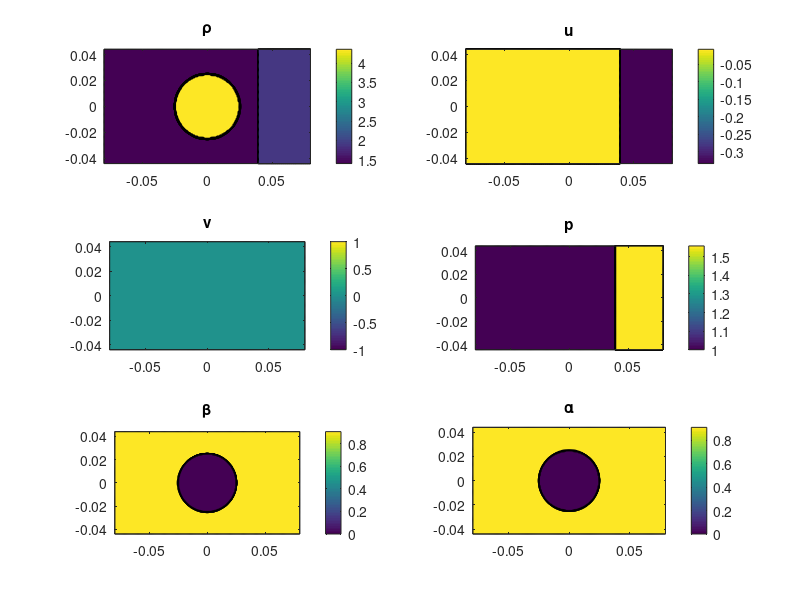
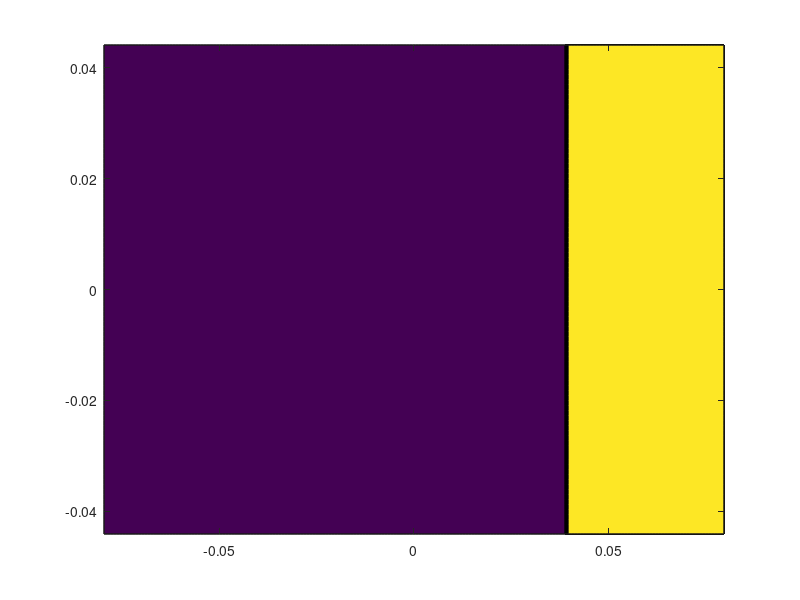

Here is the MATLAB script that generated these plots, in order:
clear all
close all
clc

%%%%%%%%%%%%%%%%%%%%%%%%%%%%%%%%%%%%%%%%%%%%%%%%%%%%%%
% Read Fortran file                                  %
%%%%%%%%%%%%%%%%%%%%%%%%%%%%%%%%%%%%%%%%%%%%%%%%%%%%%%

load('0.mat');

x     = W(:,:,1);
y     = W(:,:,2);
rho   = W(:,:,3);
u     = W(:,:,4);
v     = W(:,:,5);
p     = W(:,:,6);
beta  = W(:,:,7);
alpha = W(:,:,8);


NX = 200;
NY = 100;

% Velocity magnitude
W(:,:,9)=sqrt(W(:,:,4).^2+W(:,:,5).^2);
figure(2)
contourf(W(:,:,1),W(:,:,2),W(:,:,9),50)
% % Vorticity
% for i=2:NY-1
% for j=2:NX-1
% OOO(i,j,10)=(OOO(i,j+1,5)-OOO(i,j-1,5))/(OOO(i,j+1,1)-OOO(i,j-1,1))-(OOO(i+1,j,4)-OOO(i-1,j,4))/(OOO(i+1,j,2)-OOO(i-1,j,2));
% end
% end
% 
% figure(2)
% contour(OOO(:,:,1),OOO(:,:,2),OOO(:,:,10),8)

% figure('Position',[1,1024,1280,1024])

% figure(1)
% subplot(3,2,1)
% pcolor(OOO(:,201:600,1),OOO(:,201:600,2),OOO(:,201:600,3))
% shading interp
% subplot(3,2,2)
% pcolor(OOO(:,201:600,1),OOO(:,201:600,2),OOO(:,201:600,4))
% shading interp
% subplot(3,2,3)
% pcolor(OOO(:,201:600,1),OOO(:,201:600,2),OOO(:,201:600,5))
% shading interp
% subplot(3,2,4)
% pcolor(OOO(:,201:600,1),OOO(:,201:600,2),OOO(:,201:600,6))
% shading interp
% subplot(3,2,5)
% pcolor(OOO(:,201:600,1),OOO(:,201:600,2),OOO(:,201:600,7))
% shading interp
% subplot(3,2,6)
% pcolor(OOO(:,201:600,1),OOO(:,201:600,2),OOO(:,201:600,8))
% shading interp

% figure(1)
% subplot(3,2,1)
% contour(OOO(:,201:600,1),OOO(:,201:600,2),OOO(:,201:600,3),[1.42:0.05:2.0 4.4:0.2:7])
% subplot(3,2,2)
% contour(OOO(:,201:600,1),OOO(:,201:600,2),OOO(:,201:600,4),50)
% subplot(3,2,3)
% contour(OOO(:,201:600,1),OOO(:,201:600,2),OOO(:,201:600,5),50)
% subplot(3,2,4)
% contour(OOO(:,201:600,1),OOO(:,201:600,2),OOO(:,201:600,6),50)
% subplot(3,2,5)
% contour(OOO(:,201:600,1),OOO(:,201:600,2),OOO(:,201:600,7),10)
% subplot(3,2,6)
% contour(OOO(:,201:600,1),OOO(:,201:600,2),OOO(:,201:600,8),10)

% figure(1)
% subplot(3,2,1)
% contourf(OOO(:,201:600,1),OOO(:,201:600,2),OOO(:,201:600,3),100)
% subplot(3,2,2)
% contourf(OOO(:,201:600,1),OOO(:,201:600,2),OOO(:,201:600,4),50)
% subplot(3,2,3)
% contourf(OOO(:,201:600,1),OOO(:,201:600,2),OOO(:,201:600,5),50)
% subplot(3,2,4)
% contourf(OOO(:,201:600,1),OOO(:,201:600,2),OOO(:,201:600,6),50)
% subplot(3,2,5)
% contourf(OOO(:,201:600,1),OOO(:,201:600,2),OOO(:,201:600,7),10)
% subplot(3,2,6)
% contourf(OOO(:,201:600,1),OOO(:,201:600,2),OOO(:,201:600,8),10)

% figure(1)
% subplot(3,2,1)
% contour(OOO(:,:,1),OOO(:,:,2),OOO(:,:,3),50)
% subplot(3,2,2)
% contour(OOO(:,:,1),OOO(:,:,2),OOO(:,:,4),50)
% subplot(3,2,3)
% contour(OOO(:,:,1),OOO(:,:,2),OOO(:,:,5),50)
% subplot(3,2,4)
% contour(OOO(:,:,1),OOO(:,:,2),OOO(:,:,6),50)
% subplot(3,2,5)
% contour(OOO(:,:,1),OOO(:,:,2),OOO(:,:,7),10)
% subplot(3,2,6)
% contour(OOO(:,:,1),OOO(:,:,2),OOO(:,:,8),10)

figure(1)
subplot(3,2,1)
contourf(W(:,:,1),W(:,:,2),W(:,:,3),50)
subplot(3,2,2)
contourf(W(:,:,1),W(:,:,2),W(:,:,4),50)
subplot(3,2,3)
contourf(W(:,:,1),W(:,:,2),W(:,:,5),50)
subplot(3,2,4)
contourf(W(:,:,1),W(:,:,2),W(:,:,6),50)
subplot(3,2,5)
contourf(W(:,:,1),W(:,:,2),W(:,:,7),10)
subplot(3,2,6)
contourf(W(:,:,1),W(:,:,2),W(:,:,8),10)

subplot(3,2,1)
title('\rho')
colorbar; axis equal
subplot(3,2,2)
title('u')
colorbar; axis equal
subplot(3,2,3)
title('v')
colorbar; axis equal
subplot(3,2,4)
title('p')
colorbar; axis equal
subplot(3,2,5)
title('\beta')
colorbar; axis equal
subplot(3,2,6)
title('\alpha')
colorbar; axis equal


% figure(3)
% contourf(OOO(:,:,6),20)
% hold on
% surf(OOO(:,:,6))